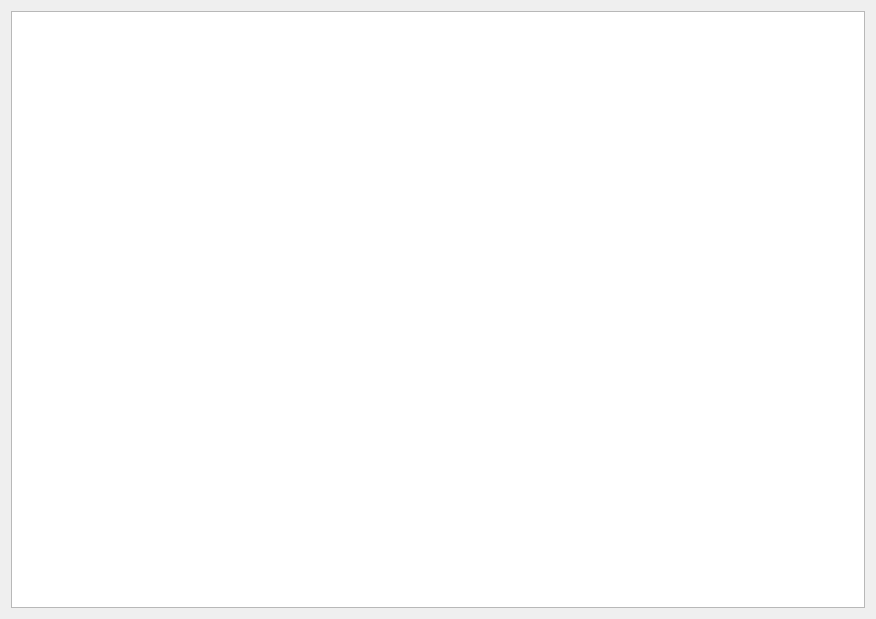
<?xml version="1.0" encoding="UTF-8"?>
<ui version="4.0">
 <class>Widget</class>
 <widget class="QWidget" name="Widget">
  <property name="geometry">
   <rect>
    <x>0</x>
    <y>0</y>
    <width>876</width>
    <height>619</height>
   </rect>
  </property>
  <property name="windowTitle">
   <string>Zeldo</string>
  </property>
  <layout class="QGridLayout" name="gridLayout">
   <item row="0" column="0">
    <widget class="QGraphicsView" name="graphicsView"/>
   </item>
  </layout>
 </widget>
 <layoutdefault spacing="6" margin="11"/>
 <resources/>
 <connections/>
</ui>
